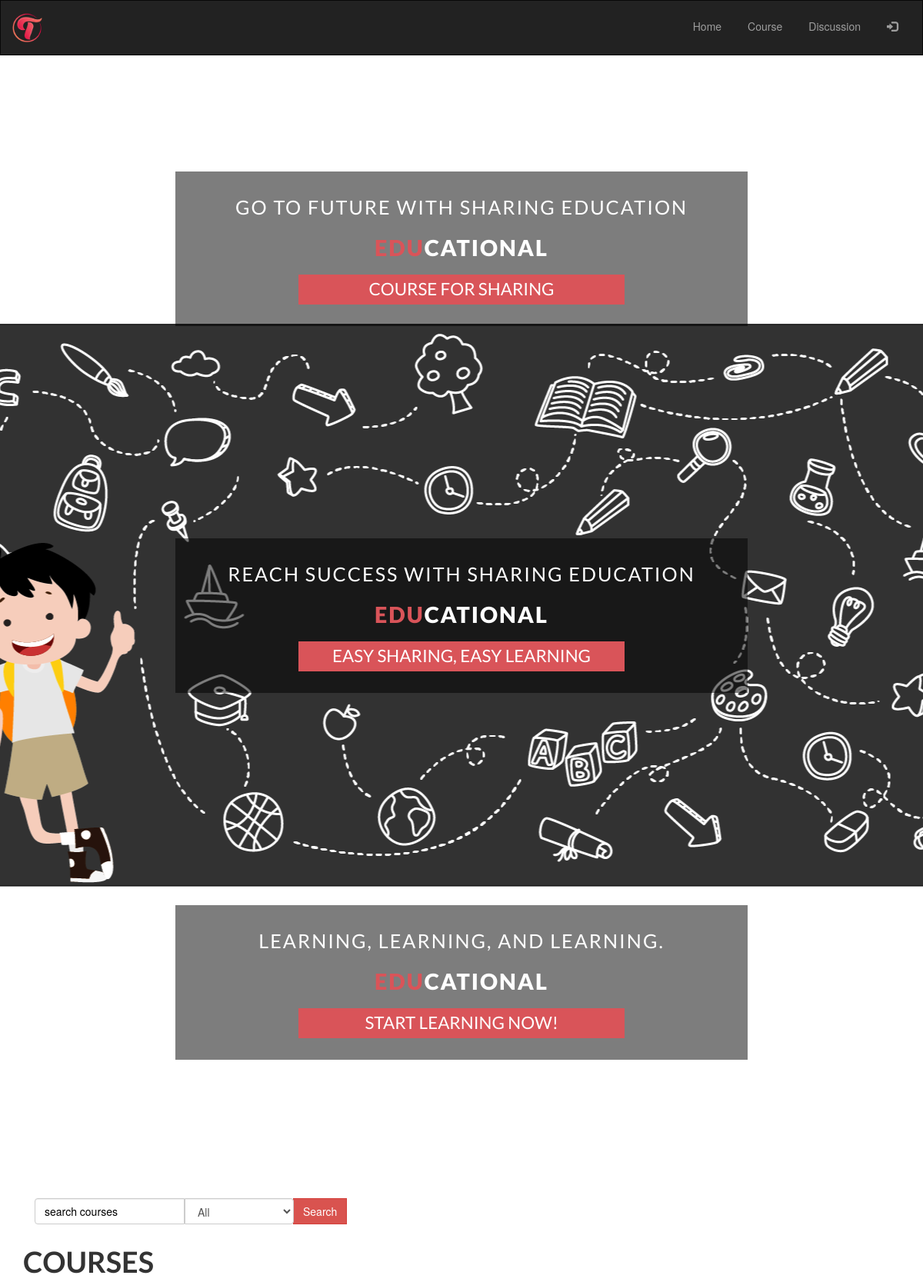
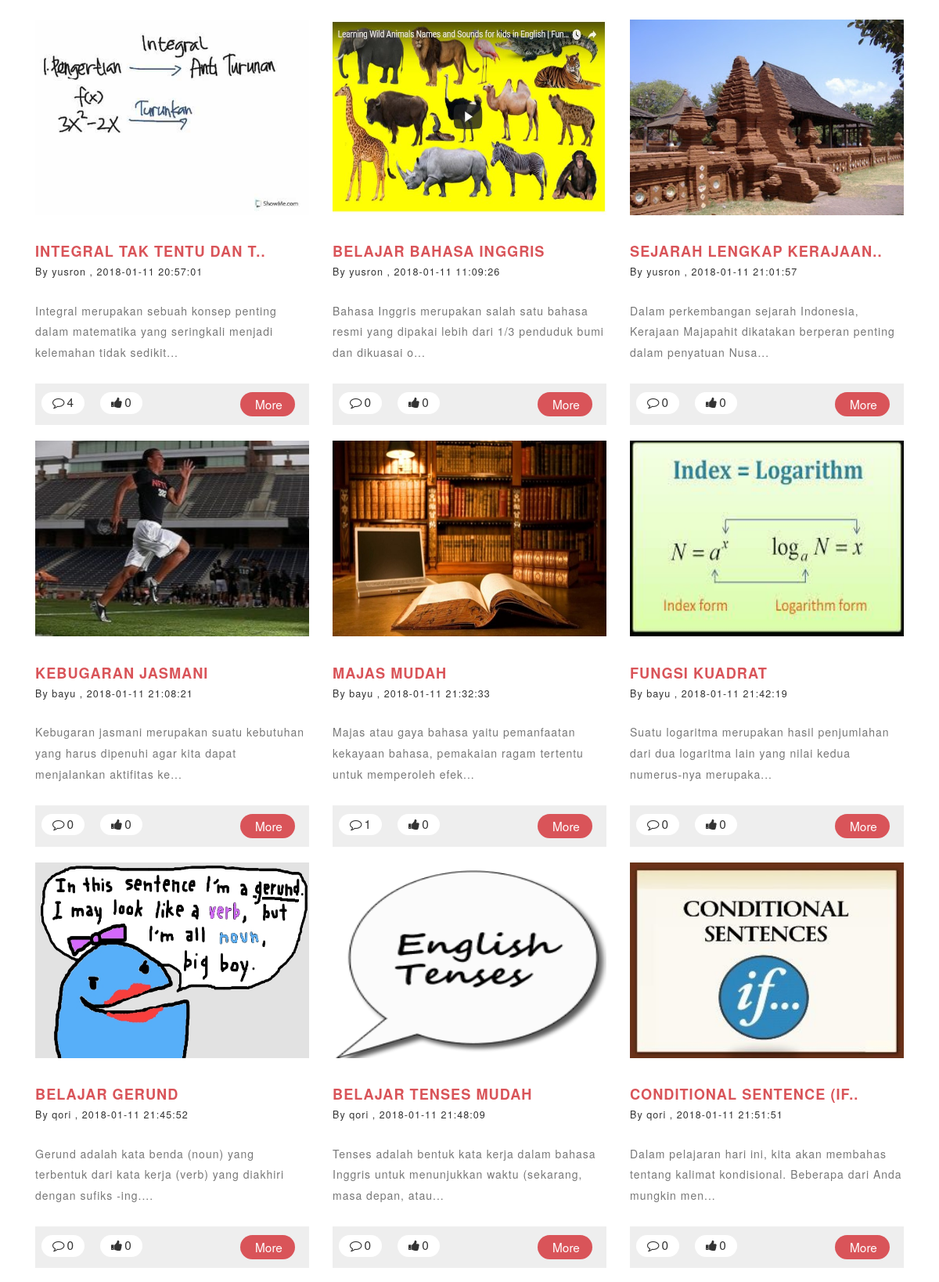
/index.php/course (upper part), run on the app's committed database (2 pictures, top to bottom).
### tables this page shows
CREATE TABLE `config` (
  `id_config` int(5) NOT NULL,
  `id_user` int(5) NOT NULL,
  `type` varchar(50) NOT NULL,
  `text` text,
  `img` text,
  `created_at` datetime NOT NULL,
  `last_update` datetime NOT NULL
);

CREATE TABLE `course_title` (
  `id_title` int(5) NOT NULL,
  `id_user` int(5) NOT NULL,
  `title` varchar(200) NOT NULL,
  `subject` varchar(25) NOT NULL,
  `description` text NOT NULL,
  `thumbnail` text NOT NULL,
  `created_at` datetime NOT NULL,
  `last_update` datetime NOT NULL,
  `status` int(1) NOT NULL DEFAULT '0',
  `pick` int(1) NOT NULL DEFAULT '0',
  `visitor` int(5) NOT NULL,
  `random_code` varchar(11) NOT NULL
);

### application/controllers/course.php (called while the page is built, shortened)
<?php
class Course extends CI_Controller {
	public function __construct()
	{
		$this->load->model('course_model');
		$this->load->model('auth_model');
		$this->load->model('home_model');
	}
	public function index()
	{
		$sld_img = $this->home_model->GetData(['type'=> 'slide image'],'config')->row('img');
		$slider = $this->home_model->GetData(['type'=>'slide'],'config')->result();
		$list_courses = '';
		$user_id = $this->session->userdata('logged_id');
		$username_id = $this->auth_model->GetUser(['id_user' => $user_id])->row('username');
		$title = $this->input->get('title');
		$subject = $this->input->get('subject');
		if (empty($title) && empty($subject)) {
		$list_courses = $this->course_model->GetListCourses('');
		}
		$username = array();
		$like_amount = array();
		$comment_amount = array();
		$liked = array();
		foreach ($list_courses as $courses) {
			$username[$courses->id_user] = $this->auth_model->GetUser(['id_user' => $courses->id_user])->row('username');
			$like_amount[$courses->id_title] = $this->home_model->GetSelectData('COUNT(id_likecourse) as like_amount',['id_title' => $courses->id_title],'like_course')->row('like_amount');
			$comment_amount[$courses->id_title] = $this->home_model->GetSelectData('COUNT(id_comment) as comment_amount',['id_title' => $courses->id_title],'comment')->row('comment_amount');
		}
		if (!empty($title) || !empty($subject)) {
				$data = [
				'list_subject'	=> $this->course_model->GetSubject(),
				'username' 		=> $username,
				'like_amount'	=> $like_amount,
				'comment_amount'=> $comment_amount,
				'liked'			=> $liked,
				'list_courses' 	=> $list_courses,
				'title'		 	=> $title,
				'subject'		=> $subject,
				'main_view'  	=> 'course_view',
				'username_id'	=> $username_id,
				'slider'		=> $slider,
				'sld_img'		=> $sld_img,
					];
		}
		else{
				$data = [
				'list_subject'	=> $this->course_model->GetSubject(),
				'username' 		=> $username,
				'like_amount'	=> $like_amount,
				'comment_amount'=> $comment_amount,
				'liked'			=> $liked,
				'list_courses' 	=> $list_courses,
				'main_view' 	=> 'course_view',
				'username_id'	=> $username_id,
				'slider'		=> $slider,
				'sld_img'		=> $sld_img,
					];
		}
		$this->load->view('templet', $data);
	}
}

### index.php (called while the page is built, shortened)
<?php
require_once BASEPATH.'core/CodeIgniter.php';

### application/models/home_model.php (called while the page is built, shortened)
<?php
class Home_model extends CI_Model {
	 public function GetData($where,$table)
    {
      return $this->db->where($where)->get($table);
    }
    public function GetSelectData($select,$where,$table)
    {
      return $this->db->select($select)->where($where)->get($table);
    }
}

### application/models/course_model.php (called while the page is built, shortened)
<?php
class Course_model extends CI_Model {
	public function GetListCourses($keyword){
		if (empty($keyword)) {
		return $this->db
			->limit(15,0)
            ->where('status', '1')
            ->get('course_title')
            ->result();
		}
	}
}

### application/models/auth_model.php (called while the page is built, shortened)
<?php
class Auth_model extends CI_Model {
	public function GetUser($where)
    {
      return $this->db->where($where)->get('user');
    }
}

### application/views/course_view.php (the view, shortened to what this page needs)
<div class="header" style="background: url(<?php echo base_url().'assets/images/'.$sld_img; ?>) no-repeat center;">
            <div class="slider">
                <div class="callbacks_container">
                    <ul class="rslides" id="slider">
                        <?php foreach ($slider as $sld) {
                            $texts = explode("|",$sld->text);
                        ?>
                        <li>
                            <div class="slider-info">
                                <p><?php echo $texts[0] ?></p>
                                <h3><a href="#"><span>EDU</span>CATIONAL</a></h3>
                                <h6><?php echo $texts[1] ?></h6>
                            </div>
                        </li>
                        <?php } ?>
                    </ul>
                </div>
            </div>
    </div>
<div class="event" id="events">
	<div class="container">
<div class="row">
<div class="col-md-6">
        <div class="nav nav-justified navbar-nav">
            <form class="navbar-form navbar-search" id="formcourses" method="get" action="<?php echo base_url() ?>course" role="search">
                <div class="input-group">
                    <input type="text" id="title" name="title" class="form-control" value="<?php if(!empty($title)) { echo $title; } ?>" placeholder="search courses">
                    <div class="input-group-btn">
                        <input type="submit"  class="btn btn-search btn-danger" value="Search" id="searchcourses">
                        <select class="form-control" name="subject">
                            <option value="">All</option>
                                </select>
                    </div>
                </div>
            </form>
        </div>
</div>
</div>
		<h3 style="text-align: left;">COURSES</h3>
        <?php
        if (!empty($list_courses)) {
        foreach ($list_courses as $courses) {
		 ?>
		<div class="col-md-4 eve-agile e1">
			<div class="eve-sub1">
				<a href="#" data-toggle="modal" data-target="#lesson" class="lesson_view" id="<?php echo $courses->random_code ?>"><img src="<?php echo base_url() ?>assets/images/<?php echo $courses->thumbnail ?>" width="350px" height="250px" alt="image"></a>
			<h4><a href="#" data-toggle="modal" data-target="#lesson" class="lesson_view" id="<?php echo $courses->random_code ?>" title="<?php echo $courses->title ?>">
                    <?php
                        if (strlen($courses->title) < 25) {
                          echo $courses->title;
                        }
                        else{
                        echo  substr($courses->title, 0,24).'..';
                        } ?>
            </a></h4>
				<?php
					if(array_key_exists($courses->id_user, $username)) {
					$usrnm =  $username[$courses->id_user];
				}?>
				<h6>By  <a href="<?php echo base_url() ?><?php echo $usrnm ?>">
					<?php echo $usrnm ?>
				</a>, <?php echo $courses->created_at ?></h6>
				<p><?php echo substr($courses->description, 0,105) ?>...</p>
			</div>
			<div class="eve-sub2">
				<div class="eve-w3lleft">
					<?php
                    if(array_key_exists($courses->id_title, $comment_amount)) {
                    $comments =  $comment_amount[$courses->id_title];
                    }
                     ?>
                    <h6><i class="fa fa-comment-o" aria-hidden="true"></i><?php echo $comments; ?></h6>
					<?php
                    if(array_key_exists($courses->id_title, $like_amount)) {
                    $likes =  $like_amount[$courses->id_title];
                    }
                    $thumb = '';
                    ?>
                    <h6 id="<?php echo $courses->random_code ?>" class="thumb_in <?php echo $thumb ?>"><i class="fa fa-thumbs-up" aria-hidden="true"></i><?php echo $likes; ?></h6>
				</div>
				<div class="eve-w3lright e1">
					<a href="#" data-toggle="modal" data-target="#lesson" class="lesson_view" id="<?php echo $courses->random_code ?>"><h5>More</h5></a>
				</div>
				<div class="clearfix"></div>
			</div>
		</div>
		<?php
    }
        } ?>
	</div>
</div>

### assets/css/chocolat.css (style rules this page uses)
body { margin:0; padding:0; }

### application/views/templet.php (style rules this page uses)
body { margin-top:20px; ; }

### data on the page
config: text "GO TO FUTURE WITH SHARING EDUCATION", text "COURSE FOR SHARING"
config: text "REACH SUCCESS WITH SHARING EDUCATION", text "EASY SHARING, EASY LEARNING"
config: text "LEARNING, LEARNING, AND LEARNING.", text "START LEARNING NOW!"
course_title: thumbnail (placeholder picture), title "INTEGRAL TAK TENTU DAN T", id_user "yusron", created_at "2018-01-11 20:57:01", description "Integral merupakan sebuah konsep penting dalam matematika yang seringkali menjadi kelemahan tidak sedikit", id_title "4", id_title "0"
course_title: thumbnail (picture), title "BELAJAR BAHASA INGGRIS", id_user "yusron", created_at "2018-01-11 11:09:26", description "Bahasa Inggris merupakan salah satu bahasa resmi yang dipakai lebih dari 1/3 penduduk bumi dan dikuasai o", comments "0", id_title "0"
course_title: thumbnail (picture), title "SEJARAH LENGKAP KERAJAAN", id_user "yusron", created_at "2018-01-11 21:01:57", description "Dalam perkembangan sejarah Indonesia, Kerajaan Majapahit dikatakan berperan penting dalam penyatuan Nusa", comments "0", id_title "0"
course_title: thumbnail (picture), title "KEBUGARAN JASMANI", id_user "bayu", created_at "2018-01-11 21:08:21", description "Kebugaran jasmani merupakan suatu kebutuhan yang harus dipenuhi agar kita dapat menjalankan aktifitas ke", comments "0", id_title "0"
course_title: thumbnail (picture), title "MAJAS MUDAH", id_user "bayu", created_at "2018-01-11 21:32:33", description "Majas atau gaya bahasa yaitu pemanfaatan kekayaan bahasa, pemakaian ragam tertentu untuk memperoleh efek", id_title "1", id_title "0"
course_title: thumbnail (picture), title "FUNGSI KUADRAT", id_user "bayu", created_at "2018-01-11 21:42:19", description "Suatu logaritma merupakan hasil penjumlahan dari dua logaritma lain yang nilai kedua numerus-nya merupaka", comments "0", id_title "0"
course_title: thumbnail (picture), title "BELAJAR GERUND", id_user "qori", created_at "2018-01-11 21:45:52", description "Gerund adalah kata benda (noun) yang terbentuk dari kata kerja (verb) yang diakhiri dengan sufiks -ing.", comments "0", id_title "0"
course_title: thumbnail (picture), title "BELAJAR TENSES MUDAH", id_user "qori", created_at "2018-01-11 21:48:09", description "Tenses adalah bentuk kata kerja dalam bahasa Inggris untuk menunjukkan waktu (sekarang, masa depan, atau", comments "0", id_title "0"
course_title: thumbnail (picture), title "CONDITIONAL SENTENCE (IF", id_user "qori", created_at "2018-01-11 21:51:51", description "Dalam pelajaran hari ini, kita akan membahas tentang kalimat kondisional. Beberapa dari Anda mungkin men", comments "0", id_title "0"
